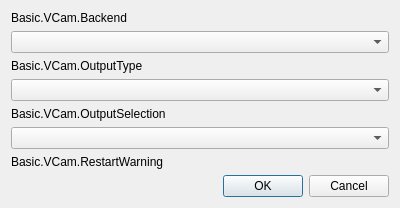
<?xml version="1.0" encoding="UTF-8"?>
<ui version="4.0">
 <class>OBSBasicVCamConfig</class>
 <widget class="QDialog" name="OBSBasicVCamConfig">
  <property name="geometry">
   <rect>
    <x>0</x>
    <y>0</y>
    <width>400</width>
    <height>170</height>
   </rect>
  </property>
  <property name="windowTitle">
   <string>Basic.VCam.VirtualCamera</string>
  </property>
  <layout class="QVBoxLayout" name="verticalLayout">
   <item>
    <widget class="QLabel" name="outputIdLabel">
     <property name="text">
      <string>Basic.VCam.Backend</string>
     </property>
    </widget>
   </item>
   <item>
    <widget class="QComboBox" name="outputId"/>
   </item>
   <item>
    <widget class="QLabel" name="outputTypeLabel">
     <property name="text">
      <string>Basic.VCam.OutputType</string>
     </property>
    </widget>
   </item>
   <item>
    <widget class="QComboBox" name="outputType"/>
   </item>
   <item>
    <widget class="QLabel" name="outputSelectionLabel">
     <property name="text">
      <string>Basic.VCam.OutputSelection</string>
     </property>
    </widget>
   </item>
   <item>
    <widget class="QComboBox" name="outputSelection"/>
   </item>
   <item>
    <widget class="QLabel" name="warningLabel">
     <property name="visible">
      <bool>false</bool>
     </property>
     <property name="text">
      <string>Basic.VCam.RestartWarning</string>
     </property>
     <property name="class" stdset="0">
      <string notr="true">text-warning</string>
     </property>
    </widget>
   </item>
   <item>
    <spacer name="verticalSpacer">
     <property name="orientation">
      <enum>Qt::Orientation::Vertical</enum>
     </property>
     <property name="sizeHint" stdset="0">
      <size>
       <width>20</width>
       <height>40</height>
      </size>
     </property>
    </spacer>
   </item>
   <item>
    <widget class="QDialogButtonBox" name="buttonBox">
     <property name="orientation">
      <enum>Qt::Orientation::Horizontal</enum>
     </property>
     <property name="standardButtons">
      <set>QDialogButtonBox::StandardButton::Cancel|QDialogButtonBox::StandardButton::Ok</set>
     </property>
    </widget>
   </item>
  </layout>
 </widget>
 <resources/>
 <connections>
  <connection>
   <sender>buttonBox</sender>
   <signal>accepted()</signal>
   <receiver>OBSBasicVCamConfig</receiver>
   <slot>accept()</slot>
   <hints>
    <hint type="sourcelabel">
     <x>248</x>
     <y>254</y>
    </hint>
    <hint type="destinationlabel">
     <x>157</x>
     <y>274</y>
    </hint>
   </hints>
  </connection>
  <connection>
   <sender>buttonBox</sender>
   <signal>rejected()</signal>
   <receiver>OBSBasicVCamConfig</receiver>
   <slot>reject()</slot>
   <hints>
    <hint type="sourcelabel">
     <x>316</x>
     <y>260</y>
    </hint>
    <hint type="destinationlabel">
     <x>286</x>
     <y>274</y>
    </hint>
   </hints>
  </connection>
 </connections>
</ui>
